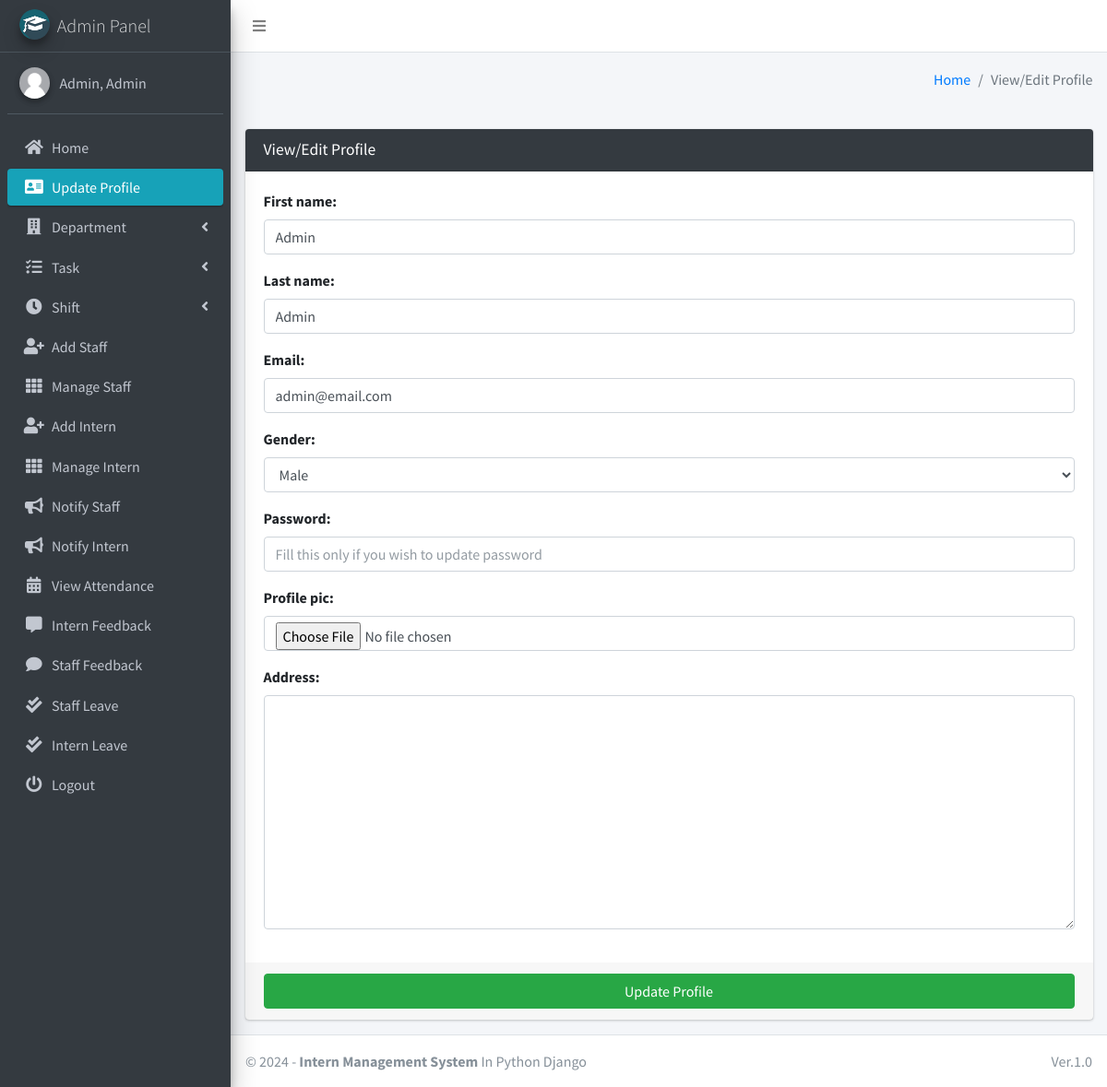
Screenshot of /admin_view_profile (signed in) with the database file from the repository.
### main_app/models.py (models this page shows)
class CustomUser(AbstractUser):
    USER_TYPE = ((1, "HOD"), (2, "Staff"), (3, "Intern"))
    GENDER = [("M", "Male"), ("F", "Female")]
    username = None  # Removed username, using email instead
    email = models.EmailField(unique=True)
    user_type = models.CharField(default=1, choices=USER_TYPE, max_length=1)
    gender = models.CharField(max_length=1, choices=GENDER)
    profile_pic = models.ImageField()
    address = models.TextField()
    fcm_token = models.TextField(default="")  # For firebase notifications
    created_at = models.DateTimeField(auto_now_add=True)
    updated_at = models.DateTimeField(auto_now=True)
    USERNAME_FIELD = "email"
    REQUIRED_FIELDS = []
    objects = CustomUserManager()
    def __str__(self):
        return self.last_name + ", " + self.first_name

### main_app/hod_views.py (the view, shortened to what this page needs)
# urls.py: path("admin_view_profile", hod_views.admin_view_profile,
def admin_view_profile(request):
    admin = get_object_or_404(Admin, admin=request.user)
    form = AdminForm(request.POST or None, request.FILES or None,
                     instance=admin)
    context = {'form': form,
               'page_title': 'View/Edit Profile'
               }
    return render(request, "hod_template/admin_view_profile.html", context)

### main_app/forms.py
class AdminForm(CustomUserForm):
    def __init__(self, *args, **kwargs):
        super(AdminForm, self).__init__(*args, **kwargs)
    class Meta(CustomUserForm.Meta):
        model = Admin
        fields = CustomUserForm.Meta.fields

### main_app/templates/hod_template/admin_view_profile.html (shortened to what this page needs)
{% extends 'main_app/base.html' %}
{% load static %}
{% block content %}
<section class="content">
    <div class="container-fluid">
        <div class="row">
            <div class="col-md-12">
                <div class="card card-dark">
                    <div class="card-header">
                        <h3 class="card-title">{{page_title}}</h3>
                    </div>
                    {% include "main_app/form_template.html" with messages=messages  form=form button_text="Update Profile"%}
                </div>
            </div>
        </div>
    </div>
</section>
{% endblock content %}

### main_app/templates/main_app/sidebar_template.html (shortened to what this page needs)
{% load static %}
<aside class="main-sidebar sidebar-dark-info elevation-4">
    {% if request.user.user_type == '1' %}
    <a href="{% url 'admin_home' %}" class="brand-link">
        <img src="{% static 'dist/img/cmsl.png' %} " alt="AdminLTE Logo"
            class="brand-image img-circle elevation-3" >
        <span class="brand-text font-weight-light">Admin Panel</span>
    </a>
    <div class="sidebar">
        <div class="user-panel mt-3 pb-3 mb-3 d-flex">
            <div class="image">
                <img src="{{ request.user.profile_pic}}" class="img-circle elevation-2" alt="User Image">
            </div>
            <div class="info">
                <a href="#" class="d-block">{{user}}</a>
            </div>
        </div>
        <nav class="mt-2">
            <ul class="nav nav-pills nav-sidebar flex-column" data-widget="treeview" role="menu" data-accordion="false">
                <li class="nav-item">
                    {% url 'admin_home' as admin_home %}
                    <a href="{{admin_home}}" class="nav-link {% if admin_home == request.path %} active {% endif %}">
                        <i class="nav-icon fas fa-home"></i>
                        <p>
                            Home
                        </p>
                    </a>
                </li>
                <li class="nav-item">
                    {% url 'admin_view_profile' as admin_view_profile %}
                    <a href="{{admin_view_profile}}"
                        class="nav-link {% if admin_view_profile == request.path %} active {% endif %}">
                        <i class="nav-icon fas fa-address-card"></i>
                        <p>
                            Update Profile
                        </p>
                    </a>
                </li>
                <li class="nav-item has-treeview">
                    <a href="#" class="nav-link">
                        <i class="nav-icon fas fa-building"></i>
                        <p>
                            Department
                            <i class="fas fa-angle-left right"></i>
                        </p>
                    </a>
                </li>
                <li class="nav-item has-treeview">
                    <a href="#" class="nav-link">
                        <i class="nav-icon fas fa-tasks"></i>
                        <p>
                            Task
                            <i class="fas fa-angle-left right"></i>
                        </p>
                    </a>
                </li>
                <li class="nav-item has-treeview">
                    <a href="#" class="nav-link">
                        <i class="nav-icon fas fa-clock"></i>
                        <p>
                            Shift
                            <i class="fas fa-angle-left right"></i>
                        </p>
                    </a>
                </li>
                <li class="nav-item">
                    {% url 'add_staff' as add_staff %}
                    <a href="{{add_staff}}" class="nav-link {% if add_staff == request.path %} active {% endif %}">
                        <i class="nav-icon fas fa-user-plus"></i>
                        <p>
                            Add Staff
                        </p>
                    </a>
                </li>
                <li class="nav-item">
                    {% url 'manage_staff' as manage_staff %}
                    {% url 'edit_staff' staff_id as edit_staff %}
                    <a href="{{manage_staff}}"
                        class="nav-link {% if manage_staff == request.path or request.path == edit_staff %} active {% endif %}">
                        <i class="nav-icon fas fa-th"></i>
                        <p>
                            Manage Staff
                        </p>
                    </a>
                </li>
                <li class="nav-item">
                    {% url 'add_intern' as add_intern%}
                    <a href="{{add_intern}}" class="nav-link  {% if add_intern == request.path %} active {% endif %}">
                        <i class="nav-icon fas fa-user-plus"></i>
                        <p>
                            Add Intern
                        </p>
                    </a>
                </li>
                <li class="nav-item">
                    {% url 'manage_intern' as manage_intern %}
                    {% url 'edit_intern' intern_id as edit_intern %}
                    <a href="{{manage_intern}}"
                        class="nav-link  {% if edit_intern == request.path or manage_intern == request.path %} active {% endif %}">
                        <i class="nav-icon fas fa-th"></i>
                        <p>
                            Manage Intern
                        </p>
                    </a>
                </li>
                <li class="nav-item">
                    {% url 'admin_notify_staff' as admin_notify_staff %}
                    <a href="{{admin_notify_staff}}"
                        class="nav-link {% if admin_notify_staff == request.path %} active {% endif %}">
                        <i class="nav-icon fas fa-bullhorn"></i>
                        <p>
                            Notify Staff
                        </p>
                    </a>
                </li>
                <li class="nav-item">
                    {% url 'admin_notify_intern' as admin_notify_intern %}
                    <a href="{{admin_notify_intern}}"
                        class="nav-link {% if admin_notify_intern == request.path %} active {% endif %}">
                        <i class="nav-icon fas fa-bullhorn"></i>
                        <p>
                            Notify Intern
                        </p>
                    </a>
                </li>
                <li class="nav-item">
                    {% url 'admin_view_attendance' as admin_view_attendance %}
                <li class="nav-item">
                    <a href="{{admin_view_attendance}}"
                        class="nav-link  {% if admin_view_attendance == request.path %} active {% endif %}">
                        <i class="nav-icon fas fa-calendar-alt"></i>
                        <p>
                            View Attendance
                        </p>
                    </a>
                </li>
                <li class="nav-item">
                    {% url 'intern_feedback_message' as intern_feedback_message %}
                    <a href="{{ intern_feedback_message }}"
                        class="nav-link  {% if intern_feedback_message == request.path %} active {% endif %}">
                        <i class="nav-icon fas fa-comment-alt"></i>
                        <p>
                            Intern Feedback
                        </p>
                    </a>
                </li>
                <li class="nav-item">
                    {% url 'staff_feedback_message' as staff_feedback_message %}
                    <a href="{{staff_feedback_message}}"
                        class="nav-link   {% if staff_feedback_message == request.path %} active {% endif %}">
                        <i class="nav-icon fas fa-comment"></i>
                        <p>
                            Staff Feedback
                        </p>
                    </a>
                </li>
                <li class="nav-item">
                    {% url 'view_staff_leave' as view_staff_leave %}
                    <a href="{{view_staff_leave}}"
                        class="nav-link  {% if view_staff_leave == request.path %} active {% endif %}">
                        <i class="nav-icon fas fa-check-double"></i>
                        <p>
                            Staff Leave
                        </p>
                    </a>
                </li>
                <li class="nav-item">
                    {% url 'view_intern_leave' as view_intern_leave %}
                    <a href="{% url 'view_intern_leave' %}"
                        class="nav-link  {% if view_intern_leave == request.path %} active {% endif %}">
                        <i class="nav-icon fas fa-check-double"></i>
                        <p>
                            Intern Leave
                        </p>
                    </a>
                </li>
                                        {% endif %}
                                        <li class="nav-item">
                                            <a href="{% url 'user_logout' %}"
                                                onclick="return confirm('Your shift would be terminated.\n\nProceed?')"
                                                class="nav-link">
                                                <i class="nav-icon fas fa-power-off"></i>
                                                <p>
                                                    Logout
                                                </p>
                                            </a>
                                        </li>
                                    </ul>
                                </nav>
                            </div>
</aside>

### rows the page displays
CustomUser: user.profile_pic (placeholder picture), last_name+first_name "Admin, Admin"

### other values shown
{{ page_title }} "View/Edit Profile"
{{ field.label_tag }} "First name:" "Last name:" "Email:" "Gender:" "Password:" "Profile pic:" "Address:"
{{ button_text }} "Update Profile"
